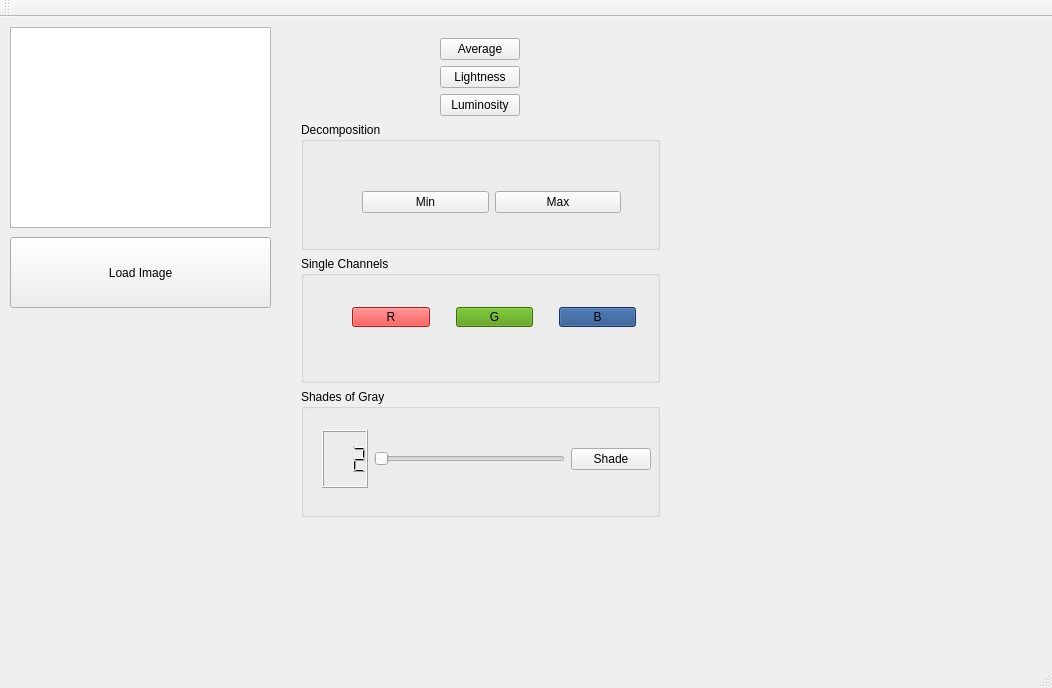
<?xml version="1.0" encoding="UTF-8"?>
<ui version="4.0">
 <class>MainWindow</class>
 <widget class="QMainWindow" name="MainWindow">
  <property name="geometry">
   <rect>
    <x>0</x>
    <y>0</y>
    <width>1052</width>
    <height>688</height>
   </rect>
  </property>
  <property name="windowTitle">
   <string>MainWindow</string>
  </property>
  <widget class="QWidget" name="centralWidget">
   <widget class="QGraphicsView" name="graphicsView">
    <property name="geometry">
     <rect>
      <x>10</x>
      <y>10</y>
      <width>261</width>
      <height>201</height>
     </rect>
    </property>
   </widget>
   <widget class="QPushButton" name="pushButton">
    <property name="geometry">
     <rect>
      <x>10</x>
      <y>220</y>
      <width>261</width>
      <height>71</height>
     </rect>
    </property>
    <property name="text">
     <string>Load Image</string>
    </property>
   </widget>
   <widget class="QWidget" name="verticalLayoutWidget">
    <property name="geometry">
     <rect>
      <x>290</x>
      <y>10</y>
      <width>381</width>
      <height>501</height>
     </rect>
    </property>
    <layout class="QVBoxLayout" name="verticalLayout">
     <item alignment="Qt::AlignHCenter">
      <widget class="QPushButton" name="pushButton_2">
       <property name="text">
        <string>Average</string>
       </property>
      </widget>
     </item>
     <item alignment="Qt::AlignHCenter">
      <widget class="QPushButton" name="pushButton_3">
       <property name="text">
        <string>Lightness</string>
       </property>
      </widget>
     </item>
     <item alignment="Qt::AlignHCenter">
      <widget class="QPushButton" name="pushButton_4">
       <property name="text">
        <string>Luminosity</string>
       </property>
      </widget>
     </item>
     <item>
      <widget class="QGroupBox" name="groupBox">
       <property name="title">
        <string>Decomposition</string>
       </property>
       <widget class="QWidget" name="horizontalLayoutWidget">
        <property name="geometry">
         <rect>
          <x>50</x>
          <y>40</y>
          <width>281</width>
          <height>80</height>
         </rect>
        </property>
        <layout class="QHBoxLayout" name="horizontalLayout">
         <item>
          <widget class="QPushButton" name="pushButton_5">
           <property name="text">
            <string>Min</string>
           </property>
          </widget>
         </item>
         <item>
          <widget class="QPushButton" name="pushButton_6">
           <property name="text">
            <string>Max</string>
           </property>
          </widget>
         </item>
        </layout>
       </widget>
      </widget>
     </item>
     <item>
      <widget class="QGroupBox" name="groupBox_2">
       <property name="title">
        <string>Single Channels</string>
       </property>
       <widget class="QWidget" name="horizontalLayoutWidget_2">
        <property name="geometry">
         <rect>
          <x>40</x>
          <y>40</y>
          <width>306</width>
          <height>42</height>
         </rect>
        </property>
        <layout class="QHBoxLayout" name="horizontalLayout_3">
         <item alignment="Qt::AlignRight">
          <widget class="QPushButton" name="pushButton_7">
           <property name="palette">
            <palette>
             <active>
              <colorrole role="WindowText">
               <brush brushstyle="SolidPattern">
                <color alpha="255">
                 <red>0</red>
                 <green>0</green>
                 <blue>0</blue>
                </color>
               </brush>
              </colorrole>
              <colorrole role="Button">
               <brush brushstyle="SolidPattern">
                <color alpha="255">
                 <red>239</red>
                 <green>41</green>
                 <blue>41</blue>
                </color>
               </brush>
              </colorrole>
              <colorrole role="Light">
               <brush brushstyle="SolidPattern">
                <color alpha="255">
                 <red>255</red>
                 <green>147</green>
                 <blue>147</blue>
                </color>
               </brush>
              </colorrole>
              <colorrole role="Midlight">
               <brush brushstyle="SolidPattern">
                <color alpha="255">
                 <red>247</red>
                 <green>94</green>
                 <blue>94</blue>
                </color>
               </brush>
              </colorrole>
              <colorrole role="Dark">
               <brush brushstyle="SolidPattern">
                <color alpha="255">
                 <red>119</red>
                 <green>20</green>
                 <blue>20</blue>
                </color>
               </brush>
              </colorrole>
              <colorrole role="Mid">
               <brush brushstyle="SolidPattern">
                <color alpha="255">
                 <red>159</red>
                 <green>27</green>
                 <blue>27</blue>
                </color>
               </brush>
              </colorrole>
              <colorrole role="Text">
               <brush brushstyle="SolidPattern">
                <color alpha="255">
                 <red>0</red>
                 <green>0</green>
                 <blue>0</blue>
                </color>
               </brush>
              </colorrole>
              <colorrole role="BrightText">
               <brush brushstyle="SolidPattern">
                <color alpha="255">
                 <red>255</red>
                 <green>255</green>
                 <blue>255</blue>
                </color>
               </brush>
              </colorrole>
              <colorrole role="ButtonText">
               <brush brushstyle="SolidPattern">
                <color alpha="255">
                 <red>0</red>
                 <green>0</green>
                 <blue>0</blue>
                </color>
               </brush>
              </colorrole>
              <colorrole role="Base">
               <brush brushstyle="SolidPattern">
                <color alpha="255">
                 <red>255</red>
                 <green>255</green>
                 <blue>255</blue>
                </color>
               </brush>
              </colorrole>
              <colorrole role="Window">
               <brush brushstyle="SolidPattern">
                <color alpha="255">
                 <red>239</red>
                 <green>41</green>
                 <blue>41</blue>
                </color>
               </brush>
              </colorrole>
              <colorrole role="Shadow">
               <brush brushstyle="SolidPattern">
                <color alpha="255">
                 <red>0</red>
                 <green>0</green>
                 <blue>0</blue>
                </color>
               </brush>
              </colorrole>
              <colorrole role="AlternateBase">
               <brush brushstyle="SolidPattern">
                <color alpha="255">
                 <red>247</red>
                 <green>148</green>
                 <blue>148</blue>
                </color>
               </brush>
              </colorrole>
              <colorrole role="ToolTipBase">
               <brush brushstyle="SolidPattern">
                <color alpha="255">
                 <red>255</red>
                 <green>255</green>
                 <blue>220</blue>
                </color>
               </brush>
              </colorrole>
              <colorrole role="ToolTipText">
               <brush brushstyle="SolidPattern">
                <color alpha="255">
                 <red>0</red>
                 <green>0</green>
                 <blue>0</blue>
                </color>
               </brush>
              </colorrole>
             </active>
             <inactive>
              <colorrole role="WindowText">
               <brush brushstyle="SolidPattern">
                <color alpha="255">
                 <red>0</red>
                 <green>0</green>
                 <blue>0</blue>
                </color>
               </brush>
              </colorrole>
              <colorrole role="Button">
               <brush brushstyle="SolidPattern">
                <color alpha="255">
                 <red>239</red>
                 <green>41</green>
                 <blue>41</blue>
                </color>
               </brush>
              </colorrole>
              <colorrole role="Light">
               <brush brushstyle="SolidPattern">
                <color alpha="255">
                 <red>255</red>
                 <green>147</green>
                 <blue>147</blue>
                </color>
               </brush>
              </colorrole>
              <colorrole role="Midlight">
               <brush brushstyle="SolidPattern">
                <color alpha="255">
                 <red>247</red>
                 <green>94</green>
                 <blue>94</blue>
                </color>
               </brush>
              </colorrole>
              <colorrole role="Dark">
               <brush brushstyle="SolidPattern">
                <color alpha="255">
                 <red>119</red>
                 <green>20</green>
                 <blue>20</blue>
                </color>
               </brush>
              </colorrole>
              <colorrole role="Mid">
               <brush brushstyle="SolidPattern">
                <color alpha="255">
                 <red>159</red>
                 <green>27</green>
                 <blue>27</blue>
                </color>
               </brush>
              </colorrole>
              <colorrole role="Text">
               <brush brushstyle="SolidPattern">
                <color alpha="255">
                 <red>0</red>
                 <green>0</green>
                 <blue>0</blue>
                </color>
               </brush>
              </colorrole>
              <colorrole role="BrightText">
               <brush brushstyle="SolidPattern">
                <color alpha="255">
                 <red>255</red>
                 <green>255</green>
                 <blue>255</blue>
                </color>
               </brush>
              </colorrole>
              <colorrole role="ButtonText">
               <brush brushstyle="SolidPattern">
                <color alpha="255">
                 <red>0</red>
                 <green>0</green>
                 <blue>0</blue>
                </color>
               </brush>
              </colorrole>
              <colorrole role="Base">
               <brush brushstyle="SolidPattern">
                <color alpha="255">
                 <red>255</red>
                 <green>255</green>
                 <blue>255</blue>
                </color>
               </brush>
              </colorrole>
              <colorrole role="Window">
               <brush brushstyle="SolidPattern">
                <color alpha="255">
                 <red>239</red>
                 <green>41</green>
                 <blue>41</blue>
                </color>
               </brush>
              </colorrole>
              <colorrole role="Shadow">
               <brush brushstyle="SolidPattern">
                <color alpha="255">
                 <red>0</red>
                 <green>0</green>
                 <blue>0</blue>
                </color>
               </brush>
              </colorrole>
              <colorrole role="AlternateBase">
               <brush brushstyle="SolidPattern">
                <color alpha="255">
                 <red>247</red>
                 <green>148</green>
                 <blue>148</blue>
                </color>
               </brush>
              </colorrole>
              <colorrole role="ToolTipBase">
               <brush brushstyle="SolidPattern">
                <color alpha="255">
                 <red>255</red>
                 <green>255</green>
                 <blue>220</blue>
                </color>
               </brush>
              </colorrole>
              <colorrole role="ToolTipText">
               <brush brushstyle="SolidPattern">
                <color alpha="255">
                 <red>0</red>
                 <green>0</green>
                 <blue>0</blue>
                </color>
               </brush>
              </colorrole>
             </inactive>
             <disabled>
              <colorrole role="WindowText">
               <brush brushstyle="SolidPattern">
                <color alpha="255">
                 <red>119</red>
                 <green>20</green>
                 <blue>20</blue>
                </color>
               </brush>
              </colorrole>
              <colorrole role="Button">
               <brush brushstyle="SolidPattern">
                <color alpha="255">
                 <red>239</red>
                 <green>41</green>
                 <blue>41</blue>
                </color>
               </brush>
              </colorrole>
              <colorrole role="Light">
               <brush brushstyle="SolidPattern">
                <color alpha="255">
                 <red>255</red>
                 <green>147</green>
                 <blue>147</blue>
                </color>
               </brush>
              </colorrole>
              <colorrole role="Midlight">
               <brush brushstyle="SolidPattern">
                <color alpha="255">
                 <red>247</red>
                 <green>94</green>
                 <blue>94</blue>
                </color>
               </brush>
              </colorrole>
              <colorrole role="Dark">
               <brush brushstyle="SolidPattern">
                <color alpha="255">
                 <red>119</red>
                 <green>20</green>
                 <blue>20</blue>
                </color>
               </brush>
              </colorrole>
              <colorrole role="Mid">
               <brush brushstyle="SolidPattern">
                <color alpha="255">
                 <red>159</red>
                 <green>27</green>
                 <blue>27</blue>
                </color>
               </brush>
              </colorrole>
              <colorrole role="Text">
               <brush brushstyle="SolidPattern">
                <color alpha="255">
                 <red>119</red>
                 <green>20</green>
                 <blue>20</blue>
                </color>
               </brush>
              </colorrole>
              <colorrole role="BrightText">
               <brush brushstyle="SolidPattern">
                <color alpha="255">
                 <red>255</red>
                 <green>255</green>
                 <blue>255</blue>
                </color>
               </brush>
              </colorrole>
              <colorrole role="ButtonText">
               <brush brushstyle="SolidPattern">
                <color alpha="255">
                 <red>119</red>
                 <green>20</green>
                 <blue>20</blue>
                </color>
               </brush>
              </colorrole>
              <colorrole role="Base">
               <brush brushstyle="SolidPattern">
                <color alpha="255">
                 <red>239</red>
                 <green>41</green>
                 <blue>41</blue>
                </color>
               </brush>
              </colorrole>
              <colorrole role="Window">
               <brush brushstyle="SolidPattern">
                <color alpha="255">
                 <red>239</red>
                 <green>41</green>
                 <blue>41</blue>
                </color>
               </brush>
              </colorrole>
              <colorrole role="Shadow">
               <brush brushstyle="SolidPattern">
                <color alpha="255">
                 <red>0</red>
                 <green>0</green>
                 <blue>0</blue>
                </color>
               </brush>
              </colorrole>
              <colorrole role="AlternateBase">
               <brush brushstyle="SolidPattern">
                <color alpha="255">
                 <red>239</red>
                 <green>41</green>
                 <blue>41</blue>
                </color>
               </brush>
              </colorrole>
              <colorrole role="ToolTipBase">
               <brush brushstyle="SolidPattern">
                <color alpha="255">
                 <red>255</red>
                 <green>255</green>
                 <blue>220</blue>
                </color>
               </brush>
              </colorrole>
              <colorrole role="ToolTipText">
               <brush brushstyle="SolidPattern">
                <color alpha="255">
                 <red>0</red>
                 <green>0</green>
                 <blue>0</blue>
                </color>
               </brush>
              </colorrole>
             </disabled>
            </palette>
           </property>
           <property name="text">
            <string>R</string>
           </property>
          </widget>
         </item>
         <item>
          <spacer name="verticalSpacer_3">
           <property name="orientation">
            <enum>Qt::Vertical</enum>
           </property>
           <property name="sizeHint" stdset="0">
            <size>
             <width>20</width>
             <height>40</height>
            </size>
           </property>
          </spacer>
         </item>
         <item>
          <widget class="QPushButton" name="pushButton_8">
           <property name="palette">
            <palette>
             <active>
              <colorrole role="WindowText">
               <brush brushstyle="SolidPattern">
                <color alpha="255">
                 <red>0</red>
                 <green>0</green>
                 <blue>0</blue>
                </color>
               </brush>
              </colorrole>
              <colorrole role="Button">
               <brush brushstyle="SolidPattern">
                <color alpha="255">
                 <red>78</red>
                 <green>154</green>
                 <blue>6</blue>
                </color>
               </brush>
              </colorrole>
              <colorrole role="Light">
               <brush brushstyle="SolidPattern">
                <color alpha="255">
                 <red>117</red>
                 <green>231</green>
                 <blue>9</blue>
                </color>
               </brush>
              </colorrole>
              <colorrole role="Midlight">
               <brush brushstyle="SolidPattern">
                <color alpha="255">
                 <red>97</red>
                 <green>192</green>
                 <blue>7</blue>
                </color>
               </brush>
              </colorrole>
              <colorrole role="Dark">
               <brush brushstyle="SolidPattern">
                <color alpha="255">
                 <red>39</red>
                 <green>77</green>
                 <blue>3</blue>
                </color>
               </brush>
              </colorrole>
              <colorrole role="Mid">
               <brush brushstyle="SolidPattern">
                <color alpha="255">
                 <red>52</red>
                 <green>103</green>
                 <blue>4</blue>
                </color>
               </brush>
              </colorrole>
              <colorrole role="Text">
               <brush brushstyle="SolidPattern">
                <color alpha="255">
                 <red>0</red>
                 <green>0</green>
                 <blue>0</blue>
                </color>
               </brush>
              </colorrole>
              <colorrole role="BrightText">
               <brush brushstyle="SolidPattern">
                <color alpha="255">
                 <red>255</red>
                 <green>255</green>
                 <blue>255</blue>
                </color>
               </brush>
              </colorrole>
              <colorrole role="ButtonText">
               <brush brushstyle="SolidPattern">
                <color alpha="255">
                 <red>0</red>
                 <green>0</green>
                 <blue>0</blue>
                </color>
               </brush>
              </colorrole>
              <colorrole role="Base">
               <brush brushstyle="SolidPattern">
                <color alpha="255">
                 <red>255</red>
                 <green>255</green>
                 <blue>255</blue>
                </color>
               </brush>
              </colorrole>
              <colorrole role="Window">
               <brush brushstyle="SolidPattern">
                <color alpha="255">
                 <red>78</red>
                 <green>154</green>
                 <blue>6</blue>
                </color>
               </brush>
              </colorrole>
              <colorrole role="Shadow">
               <brush brushstyle="SolidPattern">
                <color alpha="255">
                 <red>0</red>
                 <green>0</green>
                 <blue>0</blue>
                </color>
               </brush>
              </colorrole>
              <colorrole role="AlternateBase">
               <brush brushstyle="SolidPattern">
                <color alpha="255">
                 <red>166</red>
                 <green>204</green>
                 <blue>130</blue>
                </color>
               </brush>
              </colorrole>
              <colorrole role="ToolTipBase">
               <brush brushstyle="SolidPattern">
                <color alpha="255">
                 <red>255</red>
                 <green>255</green>
                 <blue>220</blue>
                </color>
               </brush>
              </colorrole>
              <colorrole role="ToolTipText">
               <brush brushstyle="SolidPattern">
                <color alpha="255">
                 <red>0</red>
                 <green>0</green>
                 <blue>0</blue>
                </color>
               </brush>
              </colorrole>
             </active>
             <inactive>
              <colorrole role="WindowText">
               <brush brushstyle="SolidPattern">
                <color alpha="255">
                 <red>0</red>
                 <green>0</green>
                 <blue>0</blue>
                </color>
               </brush>
              </colorrole>
              <colorrole role="Button">
               <brush brushstyle="SolidPattern">
                <color alpha="255">
                 <red>78</red>
                 <green>154</green>
                 <blue>6</blue>
                </color>
               </brush>
              </colorrole>
              <colorrole role="Light">
               <brush brushstyle="SolidPattern">
                <color alpha="255">
                 <red>117</red>
                 <green>231</green>
                 <blue>9</blue>
                </color>
               </brush>
              </colorrole>
              <colorrole role="Midlight">
               <brush brushstyle="SolidPattern">
                <color alpha="255">
                 <red>97</red>
                 <green>192</green>
                 <blue>7</blue>
                </color>
               </brush>
              </colorrole>
              <colorrole role="Dark">
               <brush brushstyle="SolidPattern">
                <color alpha="255">
                 <red>39</red>
                 <green>77</green>
                 <blue>3</blue>
                </color>
               </brush>
              </colorrole>
              <colorrole role="Mid">
               <brush brushstyle="SolidPattern">
                <color alpha="255">
                 <red>52</red>
                 <green>103</green>
                 <blue>4</blue>
                </color>
               </brush>
              </colorrole>
              <colorrole role="Text">
               <brush brushstyle="SolidPattern">
                <color alpha="255">
                 <red>0</red>
                 <green>0</green>
                 <blue>0</blue>
                </color>
               </brush>
              </colorrole>
              <colorrole role="BrightText">
               <brush brushstyle="SolidPattern">
                <color alpha="255">
                 <red>255</red>
                 <green>255</green>
                 <blue>255</blue>
                </color>
               </brush>
              </colorrole>
              <colorrole role="ButtonText">
               <brush brushstyle="SolidPattern">
                <color alpha="255">
                 <red>0</red>
                 <green>0</green>
                 <blue>0</blue>
                </color>
               </brush>
              </colorrole>
              <colorrole role="Base">
               <brush brushstyle="SolidPattern">
                <color alpha="255">
                 <red>255</red>
                 <green>255</green>
                 <blue>255</blue>
                </color>
               </brush>
              </colorrole>
              <colorrole role="Window">
               <brush brushstyle="SolidPattern">
                <color alpha="255">
                 <red>78</red>
                 <green>154</green>
                 <blue>6</blue>
                </color>
               </brush>
              </colorrole>
              <colorrole role="Shadow">
               <brush brushstyle="SolidPattern">
                <color alpha="255">
                 <red>0</red>
                 <green>0</green>
                 <blue>0</blue>
                </color>
               </brush>
              </colorrole>
              <colorrole role="AlternateBase">
               <brush brushstyle="SolidPattern">
                <color alpha="255">
                 <red>166</red>
                 <green>204</green>
                 <blue>130</blue>
                </color>
               </brush>
              </colorrole>
              <colorrole role="ToolTipBase">
               <brush brushstyle="SolidPattern">
                <color alpha="255">
                 <red>255</red>
                 <green>255</green>
                 <blue>220</blue>
                </color>
               </brush>
              </colorrole>
              <colorrole role="ToolTipText">
               <brush brushstyle="SolidPattern">
                <color alpha="255">
                 <red>0</red>
                 <green>0</green>
                 <blue>0</blue>
                </color>
               </brush>
              </colorrole>
             </inactive>
             <disabled>
              <colorrole role="WindowText">
               <brush brushstyle="SolidPattern">
                <color alpha="255">
                 <red>39</red>
                 <green>77</green>
                 <blue>3</blue>
                </color>
               </brush>
              </colorrole>
              <colorrole role="Button">
               <brush brushstyle="SolidPattern">
                <color alpha="255">
                 <red>78</red>
                 <green>154</green>
                 <blue>6</blue>
                </color>
               </brush>
              </colorrole>
              <colorrole role="Light">
               <brush brushstyle="SolidPattern">
                <color alpha="255">
                 <red>117</red>
                 <green>231</green>
                 <blue>9</blue>
                </color>
               </brush>
              </colorrole>
              <colorrole role="Midlight">
               <brush brushstyle="SolidPattern">
                <color alpha="255">
                 <red>97</red>
                 <green>192</green>
                 <blue>7</blue>
                </color>
               </brush>
              </colorrole>
              <colorrole role="Dark">
               <brush brushstyle="SolidPattern">
                <color alpha="255">
                 <red>39</red>
                 <green>77</green>
                 <blue>3</blue>
                </color>
               </brush>
              </colorrole>
              <colorrole role="Mid">
               <brush brushstyle="SolidPattern">
                <color alpha="255">
                 <red>52</red>
                 <green>103</green>
                 <blue>4</blue>
                </color>
               </brush>
              </colorrole>
              <colorrole role="Text">
               <brush brushstyle="SolidPattern">
                <color alpha="255">
                 <red>39</red>
                 <green>77</green>
                 <blue>3</blue>
                </color>
               </brush>
              </colorrole>
              <colorrole role="BrightText">
               <brush brushstyle="SolidPattern">
                <color alpha="255">
                 <red>255</red>
                 <green>255</green>
                 <blue>255</blue>
                </color>
               </brush>
              </colorrole>
              <colorrole role="ButtonText">
               <brush brushstyle="SolidPattern">
                <color alpha="255">
                 <red>39</red>
                 <green>77</green>
                 <blue>3</blue>
                </color>
               </brush>
              </colorrole>
              <colorrole role="Base">
               <brush brushstyle="SolidPattern">
                <color alpha="255">
                 <red>78</red>
                 <green>154</green>
                 <blue>6</blue>
                </color>
               </brush>
              </colorrole>
              <colorrole role="Window">
               <brush brushstyle="SolidPattern">
                <color alpha="255">
                 <red>78</red>
                 <green>154</green>
                 <blue>6</blue>
                </color>
               </brush>
              </colorrole>
              <colorrole role="Shadow">
               <brush brushstyle="SolidPattern">
                <color alpha="255">
                 <red>0</red>
                 <green>0</green>
                 <blue>0</blue>
                </color>
               </brush>
              </colorrole>
              <colorrole role="AlternateBase">
               <brush brushstyle="SolidPattern">
                <color alpha="255">
                 <red>78</red>
                 <green>154</green>
                 <blue>6</blue>
                </color>
               </brush>
              </colorrole>
              <colorrole role="ToolTipBase">
               <brush brushstyle="SolidPattern">
                <color alpha="255">
                 <red>255</red>
                 <green>255</green>
                 <blue>220</blue>
                </color>
               </brush>
              </colorrole>
              <colorrole role="ToolTipText">
               <brush brushstyle="SolidPattern">
                <color alpha="255">
                 <red>0</red>
                 <green>0</green>
                 <blue>0</blue>
                </color>
               </brush>
              </colorrole>
             </disabled>
            </palette>
           </property>
           <property name="text">
            <string>G</string>
           </property>
          </widget>
         </item>
         <item>
          <spacer name="verticalSpacer_2">
           <property name="orientation">
            <enum>Qt::Vertical</enum>
           </property>
           <property name="sizeHint" stdset="0">
            <size>
             <width>20</width>
             <height>40</height>
            </size>
           </property>
          </spacer>
         </item>
         <item alignment="Qt::AlignHCenter">
          <widget class="QPushButton" name="pushButton_9">
           <property name="palette">
            <palette>
             <active>
              <colorrole role="WindowText">
               <brush brushstyle="SolidPattern">
                <color alpha="255">
                 <red>0</red>
                 <green>0</green>
                 <blue>0</blue>
                </color>
               </brush>
              </colorrole>
              <colorrole role="Button">
               <brush brushstyle="SolidPattern">
                <color alpha="255">
                 <red>32</red>
                 <green>74</green>
                 <blue>135</blue>
                </color>
               </brush>
              </colorrole>
              <colorrole role="Light">
               <brush brushstyle="SolidPattern">
                <color alpha="255">
                 <red>48</red>
                 <green>111</green>
                 <blue>203</blue>
                </color>
               </brush>
              </colorrole>
              <colorrole role="Midlight">
               <brush brushstyle="SolidPattern">
                <color alpha="255">
                 <red>40</red>
                 <green>92</green>
                 <blue>169</blue>
                </color>
               </brush>
              </colorrole>
              <colorrole role="Dark">
               <brush brushstyle="SolidPattern">
                <color alpha="255">
                 <red>16</red>
                 <green>37</green>
                 <blue>67</blue>
                </color>
               </brush>
              </colorrole>
              <colorrole role="Mid">
               <brush brushstyle="SolidPattern">
                <color alpha="255">
                 <red>21</red>
                 <green>49</green>
                 <blue>90</blue>
                </color>
               </brush>
              </colorrole>
              <colorrole role="Text">
               <brush brushstyle="SolidPattern">
                <color alpha="255">
                 <red>0</red>
                 <green>0</green>
                 <blue>0</blue>
                </color>
               </brush>
              </colorrole>
              <colorrole role="BrightText">
               <brush brushstyle="SolidPattern">
                <color alpha="255">
                 <red>255</red>
                 <green>255</green>
                 <blue>255</blue>
                </color>
               </brush>
              </colorrole>
              <colorrole role="ButtonText">
               <brush brushstyle="SolidPattern">
                <color alpha="255">
                 <red>0</red>
                 <green>0</green>
                 <blue>0</blue>
                </color>
               </brush>
              </colorrole>
              <colorrole role="Base">
               <brush brushstyle="SolidPattern">
                <color alpha="255">
                 <red>255</red>
                 <green>255</green>
                 <blue>255</blue>
                </color>
               </brush>
              </colorrole>
              <colorrole role="Window">
               <brush brushstyle="SolidPattern">
                <color alpha="255">
                 <red>32</red>
                 <green>74</green>
                 <blue>135</blue>
                </color>
               </brush>
              </colorrole>
              <colorrole role="Shadow">
               <brush brushstyle="SolidPattern">
                <color alpha="255">
                 <red>0</red>
                 <green>0</green>
                 <blue>0</blue>
                </color>
               </brush>
              </colorrole>
              <colorrole role="AlternateBase">
               <brush brushstyle="SolidPattern">
                <color alpha="255">
                 <red>143</red>
                 <green>164</green>
                 <blue>195</blue>
                </color>
               </brush>
              </colorrole>
              <colorrole role="ToolTipBase">
               <brush brushstyle="SolidPattern">
                <color alpha="255">
                 <red>255</red>
                 <green>255</green>
                 <blue>220</blue>
                </color>
               </brush>
              </colorrole>
              <colorrole role="ToolTipText">
               <brush brushstyle="SolidPattern">
                <color alpha="255">
                 <red>0</red>
                 <green>0</green>
                 <blue>0</blue>
                </color>
               </brush>
              </colorrole>
             </active>
             <inactive>
              <colorrole role="WindowText">
               <brush brushstyle="SolidPattern">
                <color alpha="255">
                 <red>0</red>
                 <green>0</green>
                 <blue>0</blue>
                </color>
               </brush>
              </colorrole>
              <colorrole role="Button">
               <brush brushstyle="SolidPattern">
                <color alpha="255">
                 <red>32</red>
                 <green>74</green>
                 <blue>135</blue>
                </color>
               </brush>
              </colorrole>
              <colorrole role="Light">
               <brush brushstyle="SolidPattern">
                <color alpha="255">
                 <red>48</red>
                 <green>111</green>
                 <blue>203</blue>
                </color>
               </brush>
              </colorrole>
              <colorrole role="Midlight">
               <brush brushstyle="SolidPattern">
                <color alpha="255">
                 <red>40</red>
                 <green>92</green>
                 <blue>169</blue>
                </color>
               </brush>
              </colorrole>
              <colorrole role="Dark">
               <brush brushstyle="SolidPattern">
                <color alpha="255">
                 <red>16</red>
                 <green>37</green>
                 <blue>67</blue>
                </color>
               </brush>
              </colorrole>
              <colorrole role="Mid">
               <brush brushstyle="SolidPattern">
                <color alpha="255">
                 <red>21</red>
                 <green>49</green>
                 <blue>90</blue>
                </color>
               </brush>
              </colorrole>
              <colorrole role="Text">
               <brush brushstyle="SolidPattern">
                <color alpha="255">
                 <red>0</red>
                 <green>0</green>
                 <blue>0</blue>
                </color>
               </brush>
              </colorrole>
              <colorrole role="BrightText">
               <brush brushstyle="SolidPattern">
                <color alpha="255">
                 <red>255</red>
                 <green>255</green>
                 <blue>255</blue>
                </color>
               </brush>
              </colorrole>
              <colorrole role="ButtonText">
               <brush brushstyle="SolidPattern">
                <color alpha="255">
                 <red>0</red>
                 <green>0</green>
                 <blue>0</blue>
                </color>
               </brush>
              </colorrole>
              <colorrole role="Base">
               <brush brushstyle="SolidPattern">
                <color alpha="255">
                 <red>255</red>
                 <green>255</green>
                 <blue>255</blue>
                </color>
               </brush>
              </colorrole>
              <colorrole role="Window">
               <brush brushstyle="SolidPattern">
                <color alpha="255">
                 <red>32</red>
                 <green>74</green>
                 <blue>135</blue>
                </color>
               </brush>
              </colorrole>
              <colorrole role="Shadow">
               <brush brushstyle="SolidPattern">
                <color alpha="255">
                 <red>0</red>
                 <green>0</green>
                 <blue>0</blue>
                </color>
               </brush>
              </colorrole>
              <colorrole role="AlternateBase">
               <brush brushstyle="SolidPattern">
                <color alpha="255">
                 <red>143</red>
                 <green>164</green>
                 <blue>195</blue>
                </color>
               </brush>
              </colorrole>
              <colorrole role="ToolTipBase">
               <brush brushstyle="SolidPattern">
                <color alpha="255">
                 <red>255</red>
                 <green>255</green>
                 <blue>220</blue>
                </color>
               </brush>
              </colorrole>
              <colorrole role="ToolTipText">
               <brush brushstyle="SolidPattern">
                <color alpha="255">
                 <red>0</red>
                 <green>0</green>
                 <blue>0</blue>
                </color>
               </brush>
              </colorrole>
             </inactive>
             <disabled>
              <colorrole role="WindowText">
               <brush brushstyle="SolidPattern">
                <color alpha="255">
                 <red>16</red>
                 <green>37</green>
                 <blue>67</blue>
                </color>
               </brush>
              </colorrole>
              <colorrole role="Button">
               <brush brushstyle="SolidPattern">
                <color alpha="255">
                 <red>32</red>
                 <green>74</green>
                 <blue>135</blue>
                </color>
               </brush>
              </colorrole>
              <colorrole role="Light">
               <brush brushstyle="SolidPattern">
                <color alpha="255">
                 <red>48</red>
                 <green>111</green>
                 <blue>203</blue>
                </color>
               </brush>
              </colorrole>
              <colorrole role="Midlight">
               <brush brushstyle="SolidPattern">
                <color alpha="255">
                 <red>40</red>
                 <green>92</green>
                 <blue>169</blue>
                </color>
               </brush>
              </colorrole>
              <colorrole role="Dark">
               <brush brushstyle="SolidPattern">
                <color alpha="255">
                 <red>16</red>
                 <green>37</green>
                 <blue>67</blue>
                </color>
               </brush>
              </colorrole>
              <colorrole role="Mid">
               <brush brushstyle="SolidPattern">
                <color alpha="255">
                 <red>21</red>
                 <green>49</green>
                 <blue>90</blue>
                </color>
               </brush>
              </colorrole>
              <colorrole role="Text">
               <brush brushstyle="SolidPattern">
                <color alpha="255">
                 <red>16</red>
                 <green>37</green>
                 <blue>67</blue>
                </color>
               </brush>
              </colorrole>
              <colorrole role="BrightText">
               <brush brushstyle="SolidPattern">
                <color alpha="255">
                 <red>255</red>
                 <green>255</green>
                 <blue>255</blue>
                </color>
               </brush>
              </colorrole>
              <colorrole role="ButtonText">
               <brush brushstyle="SolidPattern">
                <color alpha="255">
                 <red>16</red>
                 <green>37</green>
                 <blue>67</blue>
                </color>
               </brush>
              </colorrole>
              <colorrole role="Base">
               <brush brushstyle="SolidPattern">
                <color alpha="255">
                 <red>32</red>
                 <green>74</green>
                 <blue>135</blue>
                </color>
               </brush>
              </colorrole>
              <colorrole role="Window">
               <brush brushstyle="SolidPattern">
                <color alpha="255">
                 <red>32</red>
                 <green>74</green>
                 <blue>135</blue>
                </color>
               </brush>
              </colorrole>
              <colorrole role="Shadow">
               <brush brushstyle="SolidPattern">
                <color alpha="255">
                 <red>0</red>
                 <green>0</green>
                 <blue>0</blue>
                </color>
               </brush>
              </colorrole>
              <colorrole role="AlternateBase">
               <brush brushstyle="SolidPattern">
                <color alpha="255">
                 <red>32</red>
                 <green>74</green>
                 <blue>135</blue>
                </color>
               </brush>
              </colorrole>
              <colorrole role="ToolTipBase">
               <brush brushstyle="SolidPattern">
                <color alpha="255">
                 <red>255</red>
                 <green>255</green>
                 <blue>220</blue>
                </color>
               </brush>
              </colorrole>
              <colorrole role="ToolTipText">
               <brush brushstyle="SolidPattern">
                <color alpha="255">
                 <red>0</red>
                 <green>0</green>
                 <blue>0</blue>
                </color>
               </brush>
              </colorrole>
             </disabled>
            </palette>
           </property>
           <property name="text">
            <string>B</string>
           </property>
          </widget>
         </item>
        </layout>
       </widget>
      </widget>
     </item>
     <item>
      <widget class="QGroupBox" name="groupBox_3">
       <property name="title">
        <string>Shades of Gray</string>
       </property>
       <widget class="QWidget" name="horizontalLayoutWidget_3">
        <property name="geometry">
         <rect>
          <x>10</x>
          <y>30</y>
          <width>351</width>
          <height>80</height>
         </rect>
        </property>
        <layout class="QHBoxLayout" name="horizontalLayout_4">
         <item>
          <widget class="QLCDNumber" name="lcdNumber">
           <property name="digitCount">
            <number>3</number>
           </property>
           <property name="intValue" stdset="0">
            <number>2</number>
           </property>
          </widget>
         </item>
         <item>
          <widget class="QSlider" name="horizontalSlider">
           <property name="minimum">
            <number>2</number>
           </property>
           <property name="maximum">
            <number>255</number>
           </property>
           <property name="orientation">
            <enum>Qt::Horizontal</enum>
           </property>
          </widget>
         </item>
         <item>
          <widget class="QPushButton" name="pushButton_10">
           <property name="text">
            <string>Shade</string>
           </property>
          </widget>
         </item>
        </layout>
       </widget>
      </widget>
     </item>
    </layout>
   </widget>
  </widget>
  <widget class="QMenuBar" name="menuBar">
   <property name="geometry">
    <rect>
     <x>0</x>
     <y>0</y>
     <width>1052</width>
     <height>22</height>
    </rect>
   </property>
  </widget>
  <widget class="QToolBar" name="mainToolBar">
   <attribute name="toolBarArea">
    <enum>TopToolBarArea</enum>
   </attribute>
   <attribute name="toolBarBreak">
    <bool>false</bool>
   </attribute>
  </widget>
  <widget class="QStatusBar" name="statusBar"/>
 </widget>
 <layoutdefault spacing="6" margin="11"/>
 <resources/>
 <connections/>
</ui>
